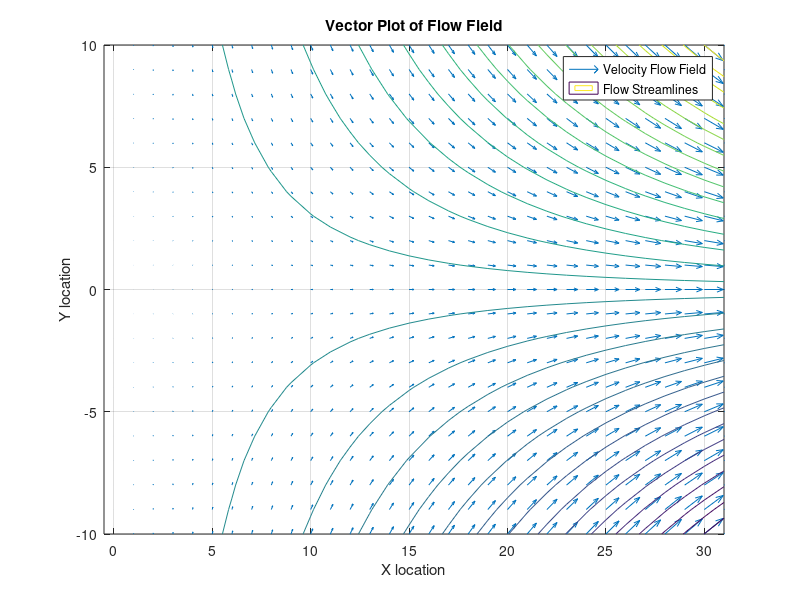
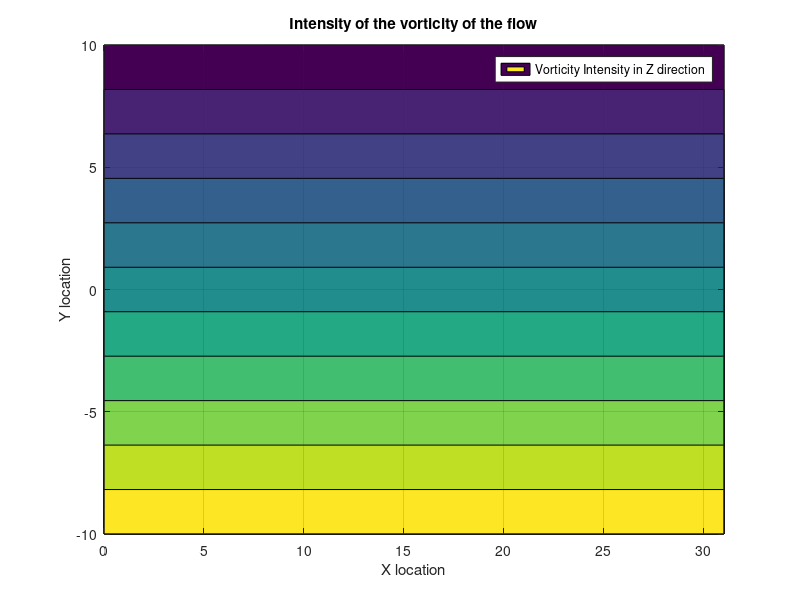
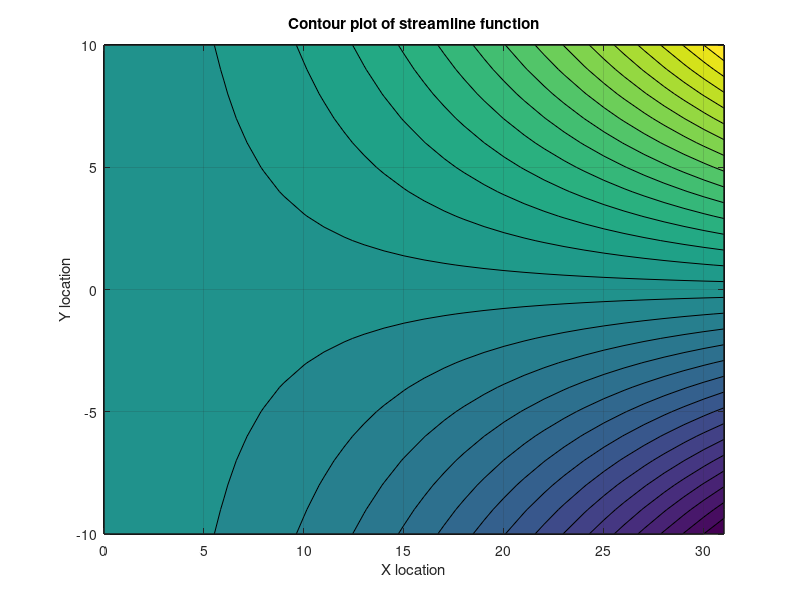

Write MATLAB code to recreate these figures, in order.
%% ME 4984 Homework #6 
% Determine the vector fields of the stream function for 


% --Setup
clear; clc; format compact; close all;

%%%%%%%%%%%%%%%%%%%%%%%%%%%%% Problem 2(c) %%%%%%%%%%%%%%%%%%%%%%%%%%%%%%%%

% --Plot a vector plot of the flow field
    [x,y] = meshgrid(0:31,-10:10);      % Define flow field
    u = 3.*(x.^2) + 1;                  % x velocity component vector
    v = -6.*x.*y;                       % y velocity component vector
    quiver(x,y,u,v,'filled')            % Plot vector fields
        hold on
        xlim([-0.5 31]);
        ylim([-10 10]);
        grid on
        title('Vector Plot of Flow Field')
        xlabel('X location');
        ylabel('Y location');
        
%%%%%%%%%%%%%%%%%%%%%%%%%%%%%% Problem 2(e) %%%%%%%%%%%%%%%%%%%%%%%%%%%%%%%
    
% --Plot contour lines of streamlines
    psi = 3.*(x.^2).*y + y;
    contour(x,y,psi,30);
    legend('Velocity Flow Field','Flow Streamlines');
    
% --Using curl function plot the vorticity
    figure()
    [curlZ, Angular_velocity] = curl(x,y,u,v);
    contourf(x,y,curlZ,10);
        grid on
        title('Intensity of the vorticity of the flow')
        xlabel('X location');
        ylabel('Y location');
        legend('Vorticity Intensity in Z direction')
    
% --Plot a color contour plot of the   
    figure()
    contourf(x,y,psi,30);
        xlim([0 31]);
        ylim([-10 10]);
        grid on
        title('Contour plot of streamline function')
        xlabel('X location');
        ylabel('Y location');
    

    
    

    
    
    
    
    